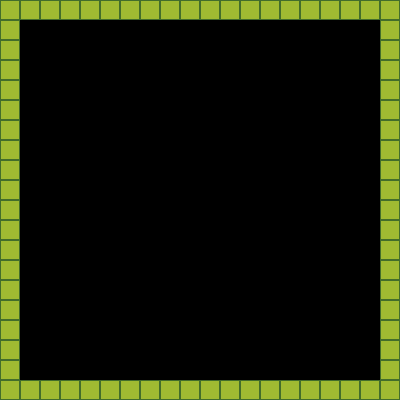

A level layout from a 2D game, rendered from its tile map. Below: a short description, then the map file with its tile-grid data intact:
An orthogonal 20x20 tile map with 20x20 px tiles, 2 tile layers (Tile Layer 1, Tile Layer 2).

<map version="1.0" orientation="orthogonal" renderorder="right-down" width="20" height="20" tilewidth="20" tileheight="20" nextobjectid="4">
 <tileset firstgid="1" source="../tiles.tsx" />
 <layer name="Tile Layer 1" width="20" height="20">
  <data encoding="csv">
1,1,1,1,1,1,1,1,1,1,1,1,1,1,1,1,1,1,1,1,
1,0,0,0,0,0,0,0,0,0,0,0,0,0,0,0,0,0,0,1,
1,0,0,0,0,0,0,0,0,0,0,0,0,0,0,0,0,0,0,1,
1,0,0,0,0,0,0,0,0,0,0,0,0,0,0,0,0,0,0,1,
1,0,0,0,0,0,0,0,0,0,0,0,0,0,0,0,0,0,0,1,
1,0,0,0,0,0,0,0,0,0,0,0,0,0,0,0,0,0,0,1,
1,0,0,0,0,0,0,0,0,0,0,0,0,0,0,0,0,0,0,1,
1,0,0,0,0,0,0,0,0,0,0,0,0,0,0,0,0,0,0,1,
1,0,0,0,0,0,0,0,0,0,0,0,0,0,0,0,0,0,0,1,
1,0,0,0,0,0,0,0,0,0,0,0,0,0,0,0,0,0,0,1,
1,0,0,0,0,0,0,0,0,0,0,0,0,0,0,0,0,0,0,1,
1,0,0,0,0,0,0,0,0,0,0,0,0,0,0,0,0,0,0,1,
1,0,0,0,0,0,0,0,0,0,0,0,0,0,0,0,0,0,0,1,
1,0,0,0,0,0,0,0,0,0,0,0,0,0,0,0,0,0,0,1,
1,0,0,0,0,0,0,0,0,0,0,0,0,0,0,0,0,0,0,1,
1,0,0,0,0,0,0,0,0,0,0,0,0,0,0,0,0,0,0,1,
1,0,0,0,0,0,0,0,0,0,0,0,0,0,0,0,0,0,0,1,
1,0,0,0,0,0,0,0,0,0,0,0,0,0,0,0,0,0,0,1,
1,0,0,0,0,0,0,0,0,0,0,0,0,0,0,0,0,0,0,1,
1,1,1,1,1,1,1,1,1,1,1,1,1,1,1,1,1,1,1,1
</data>
 </layer>
 <layer name="Tile Layer 2" width="20" height="20">
  <data encoding="csv">
0,0,0,0,0,0,0,0,0,0,0,0,0,0,0,0,0,0,0,0,
0,0,0,0,0,0,0,0,0,0,0,0,0,0,0,0,0,0,0,0,
0,0,0,0,0,0,0,0,0,0,0,0,0,0,0,0,0,0,0,0,
0,0,0,0,0,0,0,0,0,0,0,0,0,0,0,0,0,0,0,0,
0,0,0,0,0,0,0,0,0,0,0,0,0,0,0,0,0,0,0,0,
0,0,0,0,0,0,0,0,0,0,0,0,0,0,0,0,0,0,0,0,
0,0,0,0,0,0,0,0,0,0,0,0,0,0,0,0,0,0,0,0,
0,0,0,0,0,0,0,0,0,0,0,0,0,0,0,0,0,0,0,0,
0,0,0,0,0,0,0,0,0,0,0,0,0,0,0,0,0,0,0,0,
0,0,0,0,0,0,0,0,0,0,0,0,0,0,0,0,0,0,0,0,
0,0,0,0,0,0,0,0,0,0,0,0,0,0,0,0,0,0,0,0,
0,0,0,0,0,0,0,0,0,0,0,0,0,0,0,0,0,0,0,0,
0,0,0,0,0,0,0,0,0,0,0,0,0,0,0,0,0,0,0,0,
0,0,0,0,0,0,0,0,0,0,0,0,0,0,0,0,0,0,0,0,
0,0,0,0,0,0,0,0,0,0,0,0,0,0,0,0,0,0,0,0,
0,0,0,0,0,0,0,0,0,0,0,0,0,0,0,0,0,0,0,0,
0,0,0,0,0,0,0,0,0,0,0,0,0,0,0,0,0,0,0,0,
0,0,0,0,0,0,0,0,0,0,0,0,0,0,0,0,0,0,0,0,
0,0,0,0,0,0,0,0,0,0,0,0,0,0,0,0,0,0,0,0,
0,0,0,0,0,0,0,0,0,0,0,0,0,0,0,0,0,0,0,0
</data>
 </layer>
 <objectgroup name="Object Layer 1" />
</map>
